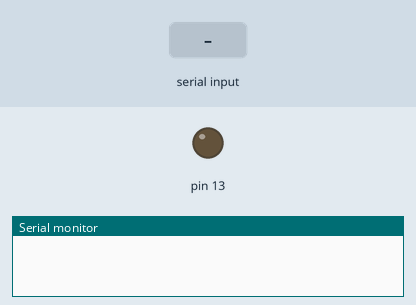
This sketch was run on a simulated Arduino Uno, built with avr-gcc and run on an emulated ATmega328P. Shown: output pins drawn as LEDs (lit = HIGH), the last lines printed to the serial monitor. The test bench sets the inputs (shaded band).

Above: at 1.2 s.
1.3 s: "a" received over Serial
At 1.6 s:
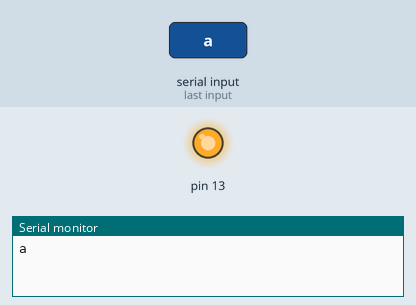
2.8 s: "b" received over Serial
At 3.9 s:
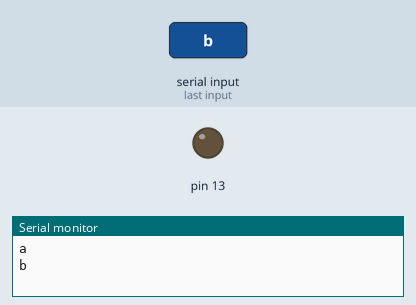
Timing chart, 0 to 5.8 s (numbered marks = the images above; inputs shaded):
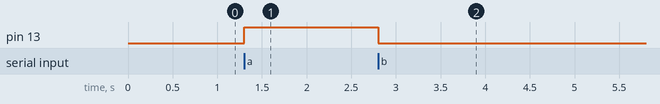

Measured:
- after the input at 1.3 s, pin 13: LOW → HIGH at once
- after the input at 2.8 s, pin 13: HIGH → LOW at once

The sketch:

serial.ino
```cpp
void setup()
{
  Serial.begin(9600);
  pinMode(13, OUTPUT);
}

void loop()
{
  if(Serial.available()) {
    String inputString = "";
    while(Serial.available()) {
        char inChar = (char) Serial.read();
        inputString += inChar;
    }

    Serial.println(inputString);

    while (Serial.available() > 0) {
      char junk = Serial.read(); // clear the serial buffer
    }

    if(inputString == "a") {
      digitalWrite(13, HIGH);
    } else if(inputString == "b") {
      digitalWrite(13, LOW);
    }

    inputString = "";
  }
}
```
